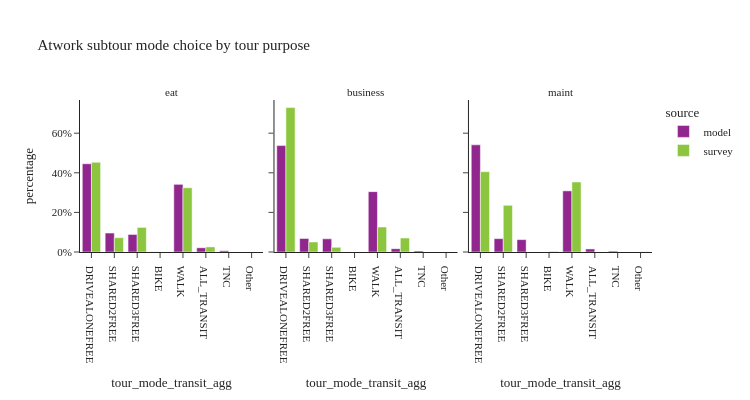

The code cell stored with this chart in its notebook:
### Code cell
util.plot_share_facetbar(atwork_subtour, 'tour_weight', share_col="tour_mode_transit_agg", title="Atwork subtour mode choice by tour purpose", 
                             facet_col='tour_type', facet_col_wrap=3, height=400, orientation='v')

### Figure 1 — Plotly figure (JSON) as saved in the notebook; plotly's stock layout.template omitted (floating-point values rounded to 4 significant figures)
{"data": [{"alignmentgroup": "True", "customdata": [[99351], [21358], [19750], [104], [76188], [4748], [1419]], "hovertemplate": "source=model<br>tour_type=eat<br>tour_mode_transit_agg=%{x}<br>percentage=%{y}<br>sample_size=%{customdata[0]}<extra></extra>", "legendgroup": "model", "marker": {"color": "#91268F", "pattern": {"shape": ""}}, "name": "model", "offsetgroup": "model", "orientation": "v", "showlegend": true, "textposition": "auto", "type": "bar", "x": ["DRIVEALONEFREE", "SHARED2FREE", "SHARED3FREE", "BIKE", "WALK", "ALL_TRANSIT", "TNC"], "xaxis": "x", "y": [0.4457, 0.09581, 0.0886, 0.0004665, 0.3418, 0.0213, 0.006366], "yaxis": "y"}, {"alignmentgroup": "True", "customdata": [[26877], [3422], [3327], [14], [15249], [845], [281]], "hovertemplate": "source=model<br>tour_type=business<br>tour_mode_transit_agg=%{x}<br>percentage=%{y}<br>sample_size=%{customdata[0]}<extra></extra>", "legendgroup": "model", "marker": {"color": "#91268F", "pattern": {"shape": ""}}, "name": "model", "offsetgroup": "model", "orientation": "v", "showlegend": false, "textposition": "auto", "type": "bar", "x": ["DRIVEALONEFREE", "SHARED2FREE", "SHARED3FREE", "BIKE", "WALK", "ALL_TRANSIT", "TNC"], "xaxis": "x2", "y": [0.5374, 0.06842, 0.06652, 0.0002799, 0.3049, 0.01689, 0.005618], "yaxis": "y2"}, {"alignmentgroup": "True", "customdata": [[19506], [2431], [2253], [6], [11127], [555], [163]], "hovertemplate": "source=model<br>tour_type=maint<br>tour_mode_transit_agg=%{x}<br>percentage=%{y}<br>sample_size=%{customdata[0]}<extra></extra>", "legendgroup": "model", "marker": {"color": "#91268F", "pattern": {"shape": ""}}, "name": "model", "offsetgroup": "model", "orientation": "v", "showlegend": false, "textposition": "auto", "type": "bar", "x": ["DRIVEALONEFREE", "SHARED2FREE", "SHARED3FREE", "BIKE", "WALK", "ALL_TRANSIT", "TNC"], "xaxis": "x3", "y": [0.5412, 0.06745, 0.06251, 0.0001665, 0.3087, 0.0154, 0.004523], "yaxis": "y3"}, {"alignmentgroup": "True", "customdata": [[31], [8], [10], [78], [2]], "hovertemplate": "source=survey<br>tour_type=eat<br>tour_mode_transit_agg=%{x}<br>percentage=%{y}<br>sample_size=%{customdata[0]}<extra></extra>", "legendgroup": "survey", "marker": {"color": "#8CC63E", "pattern": {"shape": ""}}, "name": "survey", "offsetgroup": "survey", "orientation": "v", "showlegend": true, "textposition": "auto", "type": "bar", "x": ["DRIVEALONEFREE", "SHARED2FREE", "SHARED3FREE", "WALK", "ALL_TRANSIT"], "xaxis": "x", "y": [0.4532, 0.07231, 0.1242, 0.3245, 0.02579], "yaxis": "y"}, {"alignmentgroup": "True", "customdata": [[56], [11], [9], [16], [3], [1]], "hovertemplate": "source=survey<br>tour_type=business<br>tour_mode_transit_agg=%{x}<br>percentage=%{y}<br>sample_size=%{customdata[0]}<extra></extra>", "legendgroup": "survey", "marker": {"color": "#8CC63E", "pattern": {"shape": ""}}, "name": "survey", "offsetgroup": "survey", "orientation": "v", "showlegend": false, "textposition": "auto", "type": "bar", "x": ["DRIVEALONEFREE", "SHARED2FREE", "SHARED3FREE", "WALK", "ALL_TRANSIT", "Other"], "xaxis": "x2", "y": [0.7293, 0.0506, 0.02352, 0.126, 0.07056, 0.0], "yaxis": "y2"}, {"alignmentgroup": "True", "customdata": [[34], [4], [4], [62], [1], [10]], "hovertemplate": "source=survey<br>tour_type=maint<br>tour_mode_transit_agg=%{x}<br>percentage=%{y}<br>sample_size=%{customdata[0]}<extra></extra>", "legendgroup": "survey", "marker": {"color": "#8CC63E", "pattern": {"shape": ""}}, "name": "survey", "offsetgroup": "survey", "orientation": "v", "showlegend": false, "textposition": "auto", "type": "bar", "x": ["DRIVEALONEFREE", "SHARED2FREE", "BIKE", "WALK", "ALL_TRANSIT", "Other"], "xaxis": "x3", "y": [0.4057, 0.2359, 0.003341, 0.3537, 0.0001803, 0.001218], "yaxis": "y3"}], "layout": {"annotations": [{"font": {}, "showarrow": false, "text": "eat", "x": 0.16, "xanchor": "center", "xref": "paper", "y": 1.0, "yanchor": "bottom", "yref": "paper"}, {"font": {}, "showarrow": false, "text": "business", "x": 0.5, "xanchor": "center", "xref": "paper", "y": 1.0, "yanchor": "bottom", "yref": "paper"}, {"font": {}, "showarrow": false, "text": "maint", "x": 0.84, "xanchor": "center", "xref": "paper", "y": 1.0, "yanchor": "bottom", "yref": "paper"}], "barmode": "group", "height": 400, "legend": {"title": {"text": "source"}, "tracegroupgap": 0}, "title": {"text": "Atwork subtour mode choice by tour purpose"}, "width": 750, "xaxis": {"anchor": "y", "domain": [0.0, 0.32], "title": {"text": "tour_mode_transit_agg"}}, "xaxis2": {"anchor": "y2", "domain": [0.34, 0.66], "matches": "x", "title": {"text": "tour_mode_transit_agg"}}, "xaxis3": {"anchor": "y3", "domain": [0.68, 1.0], "matches": "x", "title": {"text": "tour_mode_transit_agg"}}, "yaxis": {"anchor": "x", "domain": [0.0, 1.0], "tickformat": ".0%", "title": {"text": "percentage"}}, "yaxis2": {"anchor": "x2", "domain": [0.0, 1.0], "matches": "y", "showticklabels": false, "tickformat": ".0%"}, "yaxis3": {"anchor": "x3", "domain": [0.0, 1.0], "matches": "y", "showticklabels": false}}}
